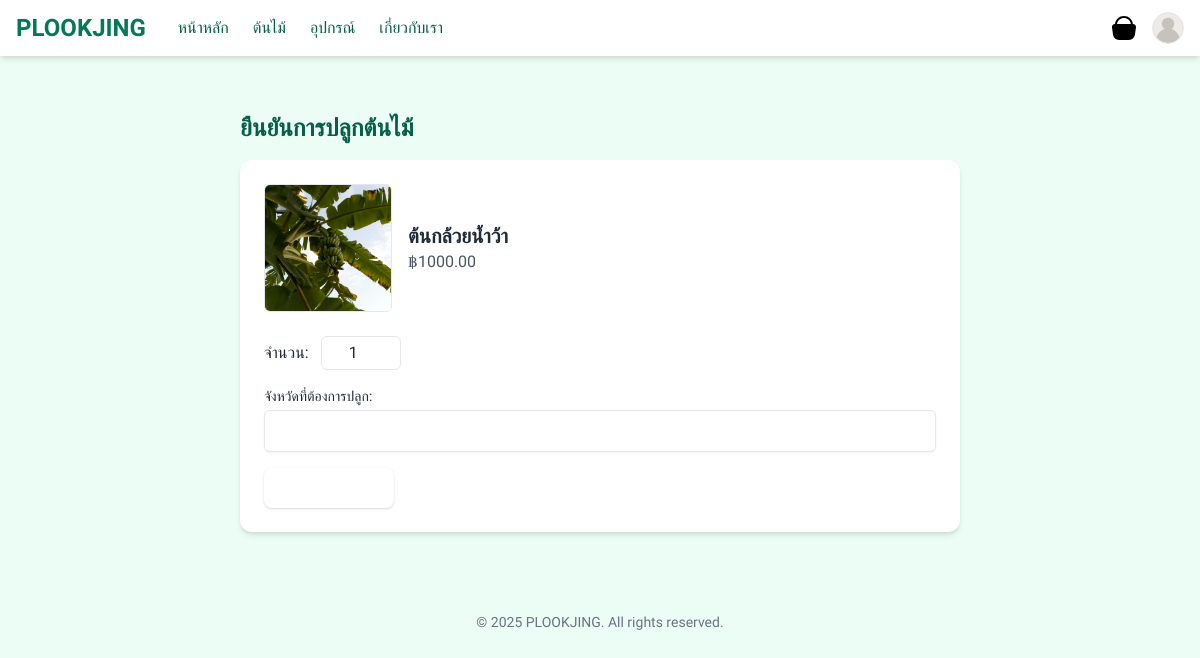
Screenshot of /tree/order/1/ with the database file from the repository.
### myapp/models.py (models this page shows, shortened)
class Tree(models.Model):
    name = models.CharField(max_length=100)
    species = models.CharField(max_length=100, default="Unknown")
    description = models.TextField(blank=True)
    image = models.ImageField(upload_to='tree/', null=True, blank=True)
    price = models.DecimalField(max_digits=10, decimal_places=2)

### myapp/views.py (the view, shortened to what this page needs)
# urls.py: path('tree/order/<int:tree_id>/', views.tree_order, name='tree_order'),
def tree_order(request, tree_id):
    tree = get_object_or_404(Tree, pk=tree_id)
    return render(request, 'myapp/tree_order.html', {'tree': tree})

### myapp/templates/myapp/tree_order.html (shortened to what this page needs)
{% extends 'base.html' %}
{% block content %}
<div class="max-w-3xl mx-auto p-6">
  <h1 class="text-2xl font-bold text-green-800 mb-4">ยืนยันการปลูกต้นไม้</h1>
  <div class="bg-white rounded-xl shadow-md p-6 space-y-6">
    <div class="flex items-center space-x-4">
      {% if tree.image %}
        <img src="{{ tree.image.url }}" alt="{{ tree.name }}" class="w-32 h-32 object-cover rounded-md border">
      {% endif %}
      <div>
        <h2 class="text-xl font-semibold">{{ tree.name }}</h2>
        <p class="text-gray-600">฿{{ tree.price|floatformat:2 }}</p>
      </div>
    </div>
    <form method="POST" class="space-y-4">
      <div class="flex items-center space-x-3">
        <label for="quantity">จำนวน:</label>
        <input type="number" name="quantity" id="quantity" value="1" min="1"
               class="w-20 px-3 py-1 border rounded-md text-center">
      </div>
      <div>
        <label for="province" class="block mb-1 text-sm">จังหวัดที่ต้องการปลูก:</label>
        <input type="text" name="province" id="province" required
               class="w-full border rounded-md px-3 py-2 shadow-sm">
      </div>
      <button type="submit"
              class="bg-orange-500 hover:bg-orange-600 text-white px-6 py-2 rounded-lg shadow">
      </button>
    </form>
  </div>
</div>
{% endblock %}

### myapp/templates/base.html (style rules this page uses)
body { font-family: 'Prompt', sans-serif; }

### rows the page displays
Tree: image (picture), name "ต้นกล้วยน้ำว้า", price "1000.00"
